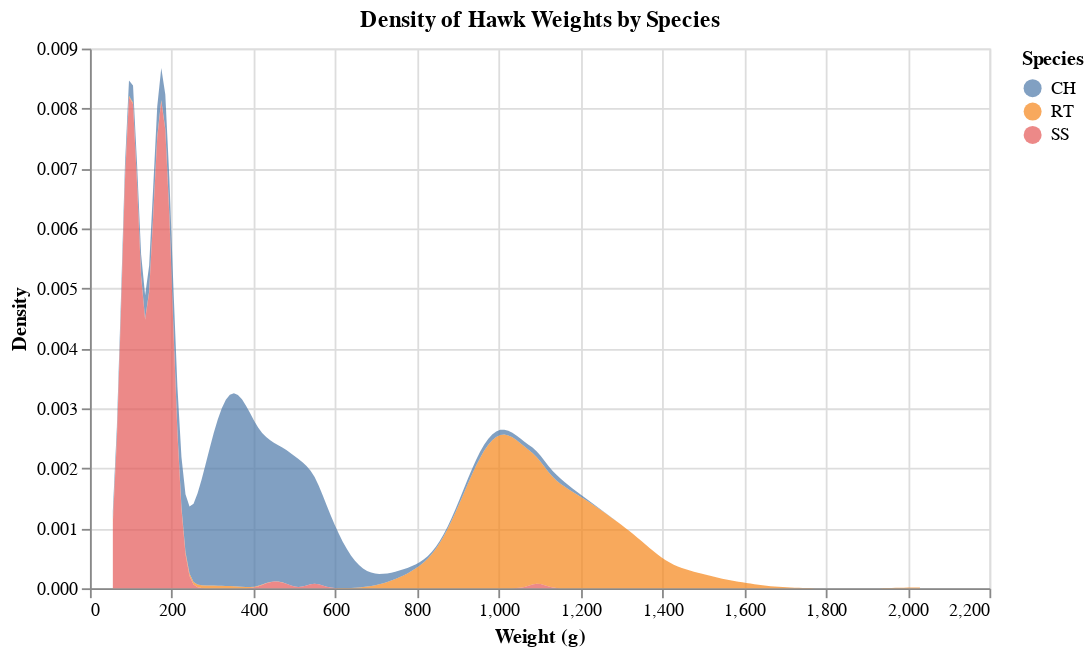

Notebook cell for this chart:
### Markdown cell above
## Part 4: The Visual  Approach 

### Visual Investigation Using Faceting

Now let's investigate the **same question** using visual exploration

<br>

<div style="border-left: 5px solid #007BFF; padding: 15px; background-color: #F0F8FF; border-radius: 8px;">

<h2>Density of Hawk Weights by Species</h2>

<p><strong>Exploratory Question:</strong>  
<em>Does species explain the multimodal distribution of hawk weights?</em></p>

<p><strong>VIZ TASK:</strong> Create a density plot of hawk weights, grouped by species, to compare distributions.</p>

<h3>Chart Specification:</h3>
<ul>
<li>Transform the data using <code>transform_density</code> on <code>weight</code>, grouping by <code>species</code>.</li>
<li>Use <code>mark_area</code> for smooth density curves.</li>
<li>Encode <code>weight</code> on the <strong>x channel</strong> as <code>quantitative</code>, with the title <em>Weight (g)</em>.</li>
<li>Encode <code>density</code> on the <strong>y channel</strong> as <code>quantitative</code>, with the title <em>Density</em>.</li>
<li>Encode <code>species</code> on the <strong>color channel</strong> as <code>nominal</code>, with the legend title <em>Species</em>.</li>
<li>Set the chart <strong>width</strong> to 400 pixels and <strong>height</strong> to 200 pixels.</li>
<li>Give the chart the title <em>Density of Hawk Weights by Species</em>.</li>
</ul>

<h3>Styling Specifications:</h3>
<ul>
<li>Set <code>opacity</code> of the density areas to <code>0.7</code> for overlap visibility.</li>
</ul>

</div>

### Code cell
# Visual hypothesis testing: Does species explain the multimodal pattern?
density_by_species = alt.Chart(hawks_clean).transform_density('weight', groupby = ['species'], as_=['weight', 'density']).mark_area(opacity = 0.7).encode(
                     x = alt.X('weight:Q', title = 'Weight (g)'),
                     y = alt.Y('density:Q', title = 'Density'),
                     color = alt.Color('species:N', title = 'Species'),
                     ).properties(width = 500, height = 300, title = 'Density of Hawk Weights by Species')


# Show the chart

density_by_species

### Figure 1 — Vega-Lite specification as saved in the notebook (floating-point values rounded to 4 significant figures; data arrays with more than 128 entries replaced by an {"elided": "..."} marker saying what was removed)
{"config": {"view": {"continuousWidth": 300, "continuousHeight": 300}}, "data": {"name": "data-45f806038489f96c9b0cdefa804361cc"}, "mark": {"type": "area", "opacity": 0.7}, "encoding": {"color": {"field": "species", "title": "Species", "type": "nominal"}, "x": {"field": "weight", "title": "Weight (g)", "type": "quantitative"}, "y": {"field": "density", "title": "Density", "type": "quantitative"}}, "height": 300, "title": "Density of Hawk Weights by Species", "transform": [{"density": "weight", "groupby": ["species"], "as": ["weight", "density"]}], "width": 500, "$schema": "https://vega.github.io/schema/vega-lite/v5.20.1.json", "datasets": {"data-45f806038489f96c9b0cdefa804361cc": {"elided": "908 records"}}}
